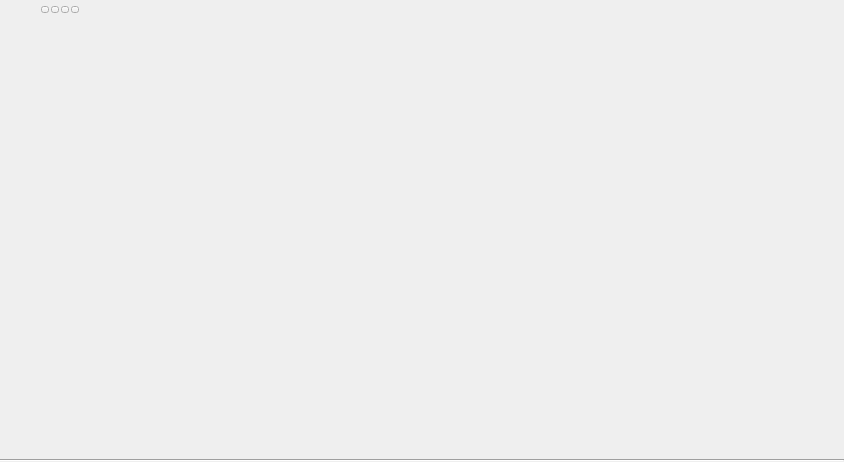
<?xml version="1.0" encoding="UTF-8"?>
<ui version="4.0">
 <class>TreeElement_Group</class>
 <widget class="QWidget" name="TreeElement_Group">
  <property name="geometry">
   <rect>
    <x>0</x>
    <y>0</y>
    <width>844</width>
    <height>462</height>
   </rect>
  </property>
  <property name="sizePolicy">
   <sizepolicy hsizetype="Preferred" vsizetype="Fixed">
    <horstretch>0</horstretch>
    <verstretch>0</verstretch>
   </sizepolicy>
  </property>
  <property name="contextMenuPolicy">
   <enum>Qt::NoContextMenu</enum>
  </property>
  <layout class="QHBoxLayout" name="horizontalLayout_4">
   <property name="spacing">
    <number>0</number>
   </property>
   <property name="leftMargin">
    <number>0</number>
   </property>
   <property name="topMargin">
    <number>0</number>
   </property>
   <property name="rightMargin">
    <number>0</number>
   </property>
   <property name="bottomMargin">
    <number>0</number>
   </property>
   <item>
    <widget class="QWidget" name="m_BackLayer" native="true">
     <property name="sizePolicy">
      <sizepolicy hsizetype="Expanding" vsizetype="Expanding">
       <horstretch>0</horstretch>
       <verstretch>0</verstretch>
      </sizepolicy>
     </property>
     <property name="windowTitle">
      <string notr="true"/>
     </property>
     <layout class="QVBoxLayout" name="verticalLayout_2">
      <property name="spacing">
       <number>0</number>
      </property>
      <property name="leftMargin">
       <number>0</number>
      </property>
      <property name="topMargin">
       <number>0</number>
      </property>
      <property name="rightMargin">
       <number>0</number>
      </property>
      <property name="bottomMargin">
       <number>0</number>
      </property>
      <item>
       <widget class="QWidget" name="m_Cursor" native="true">
        <layout class="QHBoxLayout" name="horizontalLayout_2">
         <property name="spacing">
          <number>0</number>
         </property>
         <property name="leftMargin">
          <number>0</number>
         </property>
         <property name="topMargin">
          <number>0</number>
         </property>
         <property name="rightMargin">
          <number>5</number>
         </property>
         <property name="bottomMargin">
          <number>0</number>
         </property>
         <item>
          <spacer name="horizontalSpacer">
           <property name="orientation">
            <enum>Qt::Horizontal</enum>
           </property>
           <property name="sizeType">
            <enum>QSizePolicy::Fixed</enum>
           </property>
           <property name="sizeHint" stdset="0">
            <size>
             <width>5</width>
             <height>20</height>
            </size>
           </property>
          </spacer>
         </item>
         <item>
          <widget class="CLogoView" name="m_Logo" native="true">
           <property name="sizePolicy">
            <sizepolicy hsizetype="Fixed" vsizetype="Fixed">
             <horstretch>0</horstretch>
             <verstretch>0</verstretch>
            </sizepolicy>
           </property>
           <property name="minimumSize">
            <size>
             <width>31</width>
             <height>31</height>
            </size>
           </property>
           <property name="maximumSize">
            <size>
             <width>31</width>
             <height>31</height>
            </size>
           </property>
           <property name="baseSize">
            <size>
             <width>0</width>
             <height>0</height>
            </size>
           </property>
          </widget>
         </item>
         <item>
          <spacer name="horizontalSpacer_3">
           <property name="orientation">
            <enum>Qt::Horizontal</enum>
           </property>
           <property name="sizeType">
            <enum>QSizePolicy::Fixed</enum>
           </property>
           <property name="sizeHint" stdset="0">
            <size>
             <width>5</width>
             <height>0</height>
            </size>
           </property>
          </spacer>
         </item>
         <item>
          <layout class="QHBoxLayout" name="horizontalLayout">
           <property name="spacing">
            <number>4</number>
           </property>
           <property name="sizeConstraint">
            <enum>QLayout::SetDefaultConstraint</enum>
           </property>
           <property name="rightMargin">
            <number>0</number>
           </property>
           <item>
            <layout class="QVBoxLayout" name="verticalLayout" stretch="0,100">
             <property name="spacing">
              <number>2</number>
             </property>
             <item>
              <widget class="QWidget" name="m_ExtButtonContainer" native="true">
               <property name="sizePolicy">
                <sizepolicy hsizetype="Minimum" vsizetype="Minimum">
                 <horstretch>0</horstretch>
                 <verstretch>0</verstretch>
                </sizepolicy>
               </property>
               <layout class="QHBoxLayout" name="horizontalLayout_5">
                <property name="spacing">
                 <number>2</number>
                </property>
                <property name="leftMargin">
                 <number>0</number>
                </property>
                <property name="topMargin">
                 <number>0</number>
                </property>
                <property name="rightMargin">
                 <number>2</number>
                </property>
                <property name="bottomMargin">
                 <number>0</number>
                </property>
                <item alignment="Qt::AlignLeft">
                 <widget class="CSkinButton" name="m_ExtButton1">
                  <property name="focusPolicy">
                   <enum>Qt::NoFocus</enum>
                  </property>
                  <property name="text">
                   <string notr="true"/>
                  </property>
                  <property name="iconSize">
                   <size>
                    <width>0</width>
                    <height>0</height>
                   </size>
                  </property>
                  <property name="checkable">
                   <bool>false</bool>
                  </property>
                 </widget>
                </item>
                <item alignment="Qt::AlignLeft">
                 <widget class="CSkinButton" name="m_ExtButton2">
                  <property name="focusPolicy">
                   <enum>Qt::NoFocus</enum>
                  </property>
                  <property name="text">
                   <string notr="true"/>
                  </property>
                  <property name="iconSize">
                   <size>
                    <width>0</width>
                    <height>0</height>
                   </size>
                  </property>
                  <property name="checkable">
                   <bool>false</bool>
                  </property>
                 </widget>
                </item>
                <item alignment="Qt::AlignLeft">
                 <widget class="CSkinButton" name="m_ExtButton3">
                  <property name="focusPolicy">
                   <enum>Qt::NoFocus</enum>
                  </property>
                  <property name="text">
                   <string notr="true"/>
                  </property>
                  <property name="iconSize">
                   <size>
                    <width>0</width>
                    <height>0</height>
                   </size>
                  </property>
                  <property name="checkable">
                   <bool>false</bool>
                  </property>
                 </widget>
                </item>
                <item alignment="Qt::AlignLeft">
                 <widget class="CSkinButton" name="m_ExtButton4">
                  <property name="focusPolicy">
                   <enum>Qt::NoFocus</enum>
                  </property>
                  <property name="text">
                   <string notr="true"/>
                  </property>
                  <property name="iconSize">
                   <size>
                    <width>0</width>
                    <height>0</height>
                   </size>
                  </property>
                  <property name="checkable">
                   <bool>false</bool>
                  </property>
                 </widget>
                </item>
                <item>
                 <spacer name="horizontalSpacer_2">
                  <property name="orientation">
                   <enum>Qt::Horizontal</enum>
                  </property>
                  <property name="sizeHint" stdset="0">
                   <size>
                    <width>40</width>
                    <height>20</height>
                   </size>
                  </property>
                 </spacer>
                </item>
               </layout>
              </widget>
             </item>
             <item alignment="Qt::AlignLeft">
              <widget class="CSkinOneLineText" name="m_Name">
               <property name="sizePolicy">
                <sizepolicy hsizetype="Minimum" vsizetype="Expanding">
                 <horstretch>0</horstretch>
                 <verstretch>0</verstretch>
                </sizepolicy>
               </property>
               <property name="alignment">
                <set>Qt::AlignLeading|Qt::AlignLeft|Qt::AlignVCenter</set>
               </property>
               <property name="heightByContext" stdset="0">
                <bool>false</bool>
               </property>
               <property name="widthByContext" stdset="0">
                <bool>true</bool>
               </property>
               <property name="addheight" stdset="0">
                <number>3</number>
               </property>
              </widget>
             </item>
            </layout>
           </item>
           <item alignment="Qt::AlignRight">
            <widget class="CLogoView" name="m_Banner" native="true">
             <property name="sizePolicy">
              <sizepolicy hsizetype="MinimumExpanding" vsizetype="Expanding">
               <horstretch>0</horstretch>
               <verstretch>0</verstretch>
              </sizepolicy>
             </property>
             <property name="minimumSize">
              <size>
               <width>250</width>
               <height>0</height>
              </size>
             </property>
             <property name="contextMenuPolicy">
              <enum>Qt::NoContextMenu</enum>
             </property>
            </widget>
           </item>
          </layout>
         </item>
        </layout>
       </widget>
      </item>
      <item>
       <widget class="Line" name="line">
        <property name="sizePolicy">
         <sizepolicy hsizetype="Expanding" vsizetype="Fixed">
          <horstretch>0</horstretch>
          <verstretch>0</verstretch>
         </sizepolicy>
        </property>
        <property name="minimumSize">
         <size>
          <width>0</width>
          <height>2</height>
         </size>
        </property>
        <property name="contextMenuPolicy">
         <enum>Qt::NoContextMenu</enum>
        </property>
        <property name="frameShadow">
         <enum>QFrame::Sunken</enum>
        </property>
        <property name="lineWidth">
         <number>1</number>
        </property>
        <property name="orientation">
         <enum>Qt::Horizontal</enum>
        </property>
       </widget>
      </item>
     </layout>
    </widget>
   </item>
  </layout>
 </widget>
 <customwidgets>
  <customwidget>
   <class>CSkinButton</class>
   <extends>QToolButton</extends>
   <header>skinbutton.h</header>
  </customwidget>
  <customwidget>
   <class>CSkinOneLineText</class>
   <extends>QLabel</extends>
   <header>skinonelinetext.h</header>
  </customwidget>
  <customwidget>
   <class>CLogoView</class>
   <extends>QWidget</extends>
   <header>logoview.h</header>
  </customwidget>
 </customwidgets>
 <resources/>
 <connections/>
</ui>
